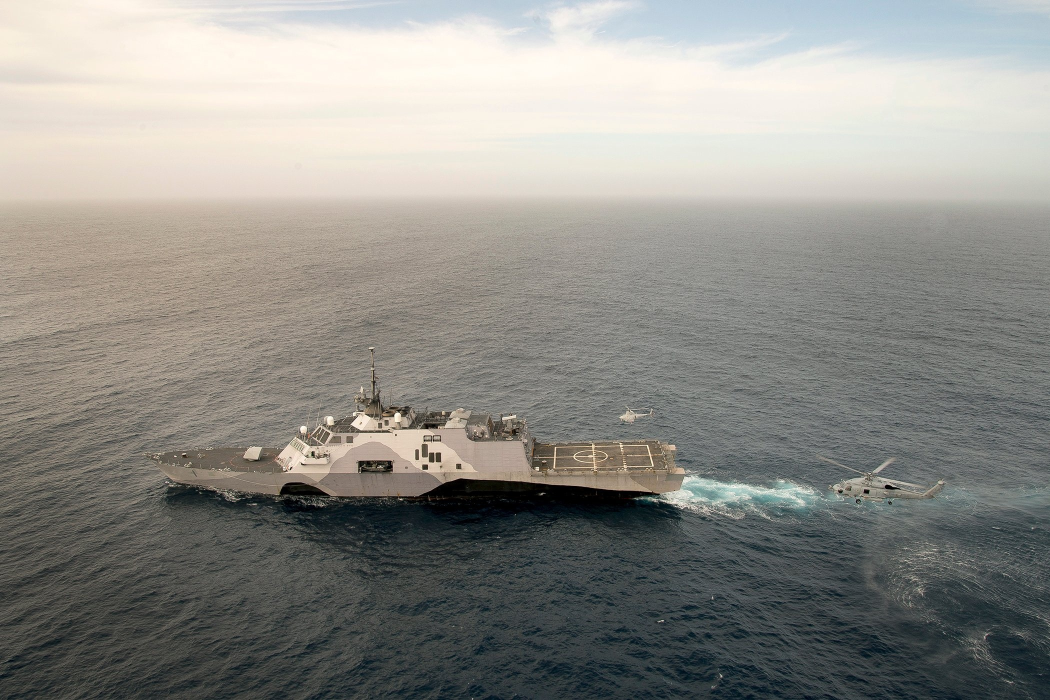
#> input picture images/output/uss-freedom-original.jpg, 2100 x 1400 px (shown at 1/2 size)
$ jupyter execute 01-crop-to-object.ipynb
#> lines starting #> are read from the running program, lines starting #| are printed output that depends on the picture
## Import Packages

[cell 1]
# import the necessary packages
from matplotlib import pyplot as plt
import numpy as np
import argparse
import cv2

## Function to display images in Jupyter Notebooks

[cell 2]
# convert opencv BGR to RGB ordering
def plt_imshow(title, image):
	# convert the image frame BGR to RGB color space and display it
	image = cv2.cvtColor(image, cv2.COLOR_BGR2RGB)
	plt.imshow(image)
	plt.title(title)
	plt.grid(False)
	plt.show()

## Pass the image to load

[cell 3]
args = {
	"image": "../images/output/uss-freedom-original.jpg"
}

## load the image and display

[cell 4]
# load the input image and display it to our screen
image = cv2.imread(args["image"])
#> image is the input picture: shape (1400, 2100, 3); mean B, G, R 137.2, 142.5, 143.2
(h, w, c) = image.shape[:3]
#> h = 1400; w = 2100; c = 3

# display the image dimensions
print("width: {} pixels".format(image.shape[1]))
#| width: 2100 pixels
print("heigth: {} pixels".format(image.shape[0]))
#| heigth: 1400 pixels
print("channels: {}".format(image.shape[2]))
#| channels: 3

plt_imshow("Original", image)

## Crop to object

[cell 5]
# cropping an image with OpenCV is accomplished via simple NumPy
# array slices in startY:endY, startX:endX order -- here we are
# cropping the face from the image
lcs = image[700:1050, 300:1400]
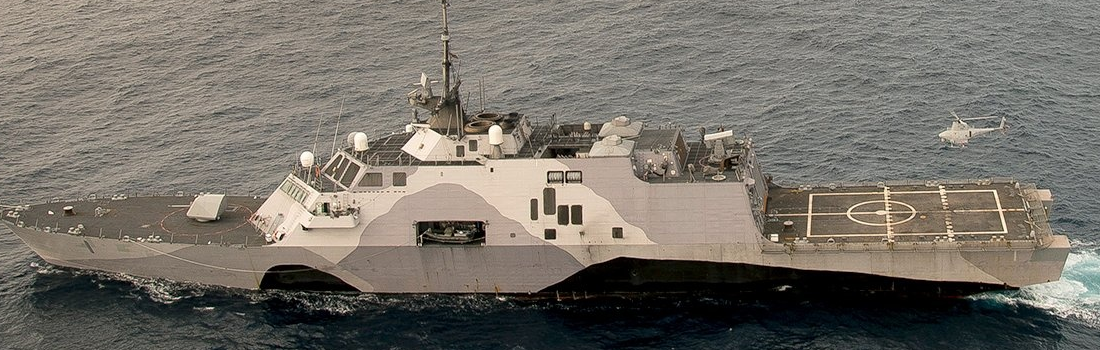
#> lcs: shape (350, 1100, 3); mean B, G, R 104.4, 112.6, 117.5

(h, w, c) = lcs.shape[:3]
#> h = 350; w = 1100

# display the image dimensions
print("width: {} pixels".format(lcs.shape[1]))
#| width: 1100 pixels
print("heigth: {} pixels".format(lcs.shape[0]))
#| heigth: 350 pixels
print("channels: {}".format(lcs.shape[2]))
#| channels: 3

plt_imshow("LCS", lcs)
cv2.imwrite("../images/output/uss-freedom-cropped.jpg", lcs)
#> Out = True
